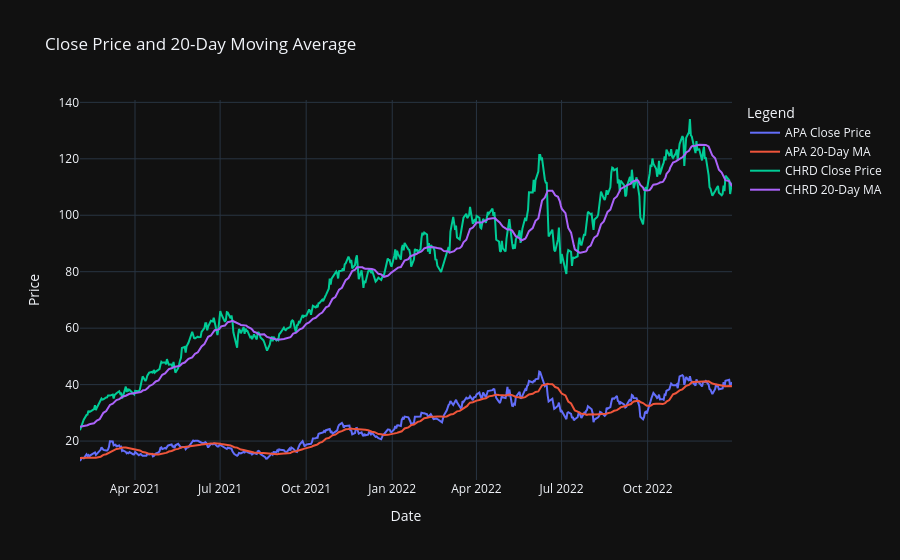

The code cell stored with this chart in its notebook:
### Code cell
close_df = (
    df.loc[STOCKS, "close"]
    .unstack(level="symbol")
    .sort_index()
)

cropped_prices = close_df.loc[ma_df.index]

fig = go.Figure()
for stock in STOCKS:
    stock_bars = df.loc[stock].sort_index()
    fig.add_trace(go.Scatter(
        x=cropped_prices.index,
        y=cropped_prices[stock],
        name=f"{stock} Close Price",
    ))

    fig.add_trace(go.Scatter(
        x=ma_df.index,
        y=ma_df[stock],
        name=f"{stock} 20-Day MA",
    ))
    fig.update_layout(
        title="Close Price and 20-Day Moving Average",
        xaxis_title="Date",
        yaxis_title="Price",
        legend_title="Legend",
        template="plotly_dark"
    )

fig.show()

### Figure 1 — Plotly figure (JSON) as saved in the notebook; plotly's stock layout.template omitted (floating-point values rounded to 4 significant figures; data arrays with more than 128 entries replaced by an {"elided": "..."} marker saying what was removed)
{"data": [{"name": "APA Close Price", "type": "scatter", "x": {"elided": "484 str values"}, "y": {"elided": "484 float values"}}, {"name": "APA 20-Day MA", "type": "scatter", "x": {"elided": "484 str values"}, "y": {"elided": "484 float values"}}, {"name": "CHRD Close Price", "type": "scatter", "x": {"elided": "484 str values"}, "y": {"elided": "484 float values"}}, {"name": "CHRD 20-Day MA", "type": "scatter", "x": {"elided": "484 str values"}, "y": {"elided": "484 float values"}}], "layout": {"legend": {"title": {"text": "Legend"}}, "title": {"text": "Close Price and 20-Day Moving Average"}, "xaxis": {"title": {"text": "Date"}}, "yaxis": {"title": {"text": "Price"}}}}
